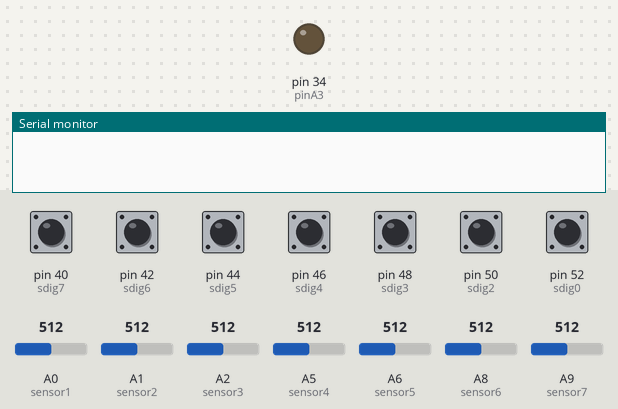
This sketch was run on a simulated Arduino Mega 2560, built with avr-gcc and run on an emulated ATmega2560. Parts: output pins drawn as LEDs (lit = HIGH), the last lines printed to the serial monitor. The inputs (shaded band) are chosen by the test bench; at power-on: pin 40 (sdig7), pin 42 (sdig6), pin 44 (sdig5), pin 46 (sdig4), pin 48 (sdig3), pin 50 (sdig2), pin 52 (sdig0) HIGH, A0 (sensor1) = 512, A1 (sensor2) = 512, A2 (sensor3) = 512, A5 (sensor4) = 512, A6 (sensor5) = 512, A8 (sensor6) = 512, A9 (sensor7) = 512. The RemoteXY app is connected.

Above: at 0.2 s.
At 30.1 s:
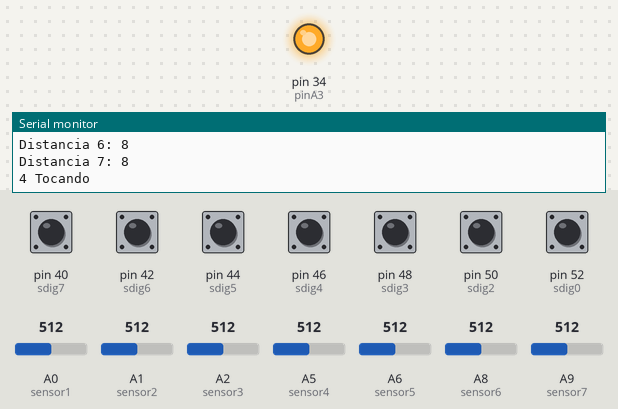
Timing chart, 0 to 35.8 s (numbered marks = the images above):
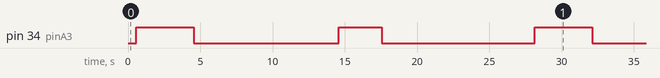

Measured:
- by itself, pin 34 (pinA3): repeats every 27.6 s: LOW 10.0 s, HIGH 3.0 s, LOW 10.6 s, HIGH 4.0 s
- by itself, everything shown: repeats every 27.6 s, in 4 steps

The sketch:

a3mix_v3.ino
```cpp
#define REMOTEXY_MODE__HARDSERIAL

#include <RemoteXY.h>

// RemoteXY connection settings
#define REMOTEXY_SERIAL Serial3
#define REMOTEXY_SERIAL_SPEED 19200


// RemoteXY configurate
#pragma pack(push, 1)
uint8_t RemoteXY_CONF[] =
  { 255,3,0,99,0,162,0,10,28,0,
  1,0,5,21,20,20,136,31,51,0,
  1,0,75,23,19,19,135,31,52,0,
  129,0,26,1,51,13,136,73,110,103,
  101,114,101,110,116,0,129,0,32,59,
  38,4,31,98,121,32,67,104,52,114,
  108,49,51,32,102,111,114,32,83,105,
  122,101,33,0,1,0,81,49,12,12,
  50,31,82,101,115,101,116,0,67,4,
  36,16,28,4,2,26,11,67,4,40,
  28,20,5,2,26,11,67,4,40,34,
  20,5,2,26,11,67,4,40,40,20,
  5,2,26,11,67,4,40,46,20,5,
  2,26,11,67,4,40,22,20,5,2,
  26,11,67,4,40,53,20,5,2,26,
  11,67,4,77,13,20,5,2,26,11,
  67,4,4,12,20,5,2,26,11 };

// this structure defines all the variables and events of your control interface
struct {

    // input variables
  uint8_t player_3; // =1 if button pressed, else =0
  uint8_t player_4; // =1 if button pressed, else =0
  uint8_t resetcounter; // =1 if button pressed, else =0

    // output variables
  char dist1[11];  // string UTF8 end zero
  char dist3[11];  // string UTF8 end zero
  char dist4[11];  // string UTF8 end zero
  char dist5[11];  // string UTF8 end zero
  char dist6[11];  // string UTF8 end zero
  char dist2[11];  // string UTF8 end zero
  char dist7[11];  // string UTF8 end zero
  char contador4[11];  // string UTF8 end zero
  char contador3[11];  // string UTF8 end zero

    // other variable
  uint8_t connect_flag;  // =1 if wire connected, else =0

} RemoteXY;
#pragma pack(pop)
int sensor1 = A0;
int sensor2 = A1;
int sensor3 = A2;
int sensor4 = A5;
int sensor5 = A6;
int sensor6 = A8;
int sensor7 = A9;
int sdig0 = 52;
int sdig2 = 50;
int sdig3 = 48;
int sdig4 = 46;
int sdig5 = 44;
int sdig6 = 42;
int sdig7 = 40;
int pinA3 = 34;
int contador4p = 0;
int contador3p = 0;
float lectura1;
int cm1;
float lectura2;
int cm2;
float lectura3;
int cm3;
float lectura4;
int cm4;
float lectura5;
int cm5;
float lectura6;
int cm6;
float lectura7;
int cm7;
int digital1;
int digital2;
int digital3;
int digital4;
int digital5;
int digital6;
int digital7;
void setup() {
  RemoteXY_Init ();
  Serial.begin(9600);
  // put your setup code here, to run once:
  pinMode(pinA3, OUTPUT);
  pinMode(sdig0, INPUT);
  pinMode(sdig2, INPUT);
  pinMode(sdig3, INPUT);
  pinMode(sdig4, INPUT);
  pinMode(sdig5, INPUT);
  pinMode(sdig6, INPUT);
  pinMode(sdig7, INPUT);
}

void loop() {
  RemoteXY_Handler ();
  delay(500);
  lectura1 = analogRead(sensor1);
  lectura2 = analogRead(sensor2);
  lectura3 = analogRead(sensor3);
  lectura4 = analogRead(sensor4);
  lectura5 = analogRead(sensor5);
  lectura6 = analogRead(sensor6);
  lectura7 = analogRead(sensor7);
  digital1 = digitalRead(sdig0);
  digital2 = digitalRead(sdig2);
  digital3 = digitalRead(sdig3);
  digital4 = digitalRead(sdig4);
  digital5 = digitalRead(sdig5);
  digital6 = digitalRead(sdig6);
  digital7 = digitalRead(sdig7);
  cm1 = pow (3027.4 /lectura1, 1.2134);
  cm2 = pow (3027.4 /lectura2, 1.2134);
  cm3 = pow (3027.4 /lectura3, 1.2134);
  cm4 = pow (3027.4 /lectura4, 1.2134);
  cm5 = pow (3027.4 /lectura5, 1.2134);
  cm6 = pow (3027.4 /lectura6, 1.2134);
  cm7 = pow (3027.4 /lectura7, 1.2134);
  Serial.print("Distancia 1: ");
  Serial.println(cm1);
  Serial.print("Distancia 2: ");
  Serial.println(cm2);
  Serial.print("Distancia 3: ");
  Serial.println(cm3);
  Serial.print("Distancia 4: ");
  Serial.println(cm4);
  Serial.print("Distancia 5: ");
  Serial.println(cm5);
  Serial.print("Distancia 6: ");
  Serial.println(cm6);
  Serial.print("Distancia 7: ");
  Serial.println(cm7);

  if(cm1<=10 && cm2 <=10 && cm3 <= 10 && cm4 <= 10 || digital1 == LOW && digital2 == LOW && digital3 == LOW && digital4 == LOW ){
        Serial.print("4 Tocando");
        digitalWrite(pinA3,HIGH);
        delay(4000);
        digitalWrite(pinA3,LOW);
        delay(10000);
        contador4p = 0;
        Serial.print("Pulso 4J Mandado");
    }else{
      Serial.print("Sensores Digitales 4p sin tocar");
      }
  if( cm5<=10 && cm6 <=10 && cm7 <= 10 || digital5 == LOW && digital6 == LOW && digital7 == LOW ){
        Serial.print("4 Tocando");
        digitalWrite(pinA3,HIGH);
        delay(3000);
        digitalWrite(pinA3,LOW);
        delay(10000);
        contador3p = 0;
        Serial.print("Pulso 3 Jugadores Mandado");
    }else{
      Serial.print("Sensores Digitales 3p sin tocar");
    }
   if (RemoteXY.player_3!=0) {
        digitalWrite(pinA3,HIGH);
        delay(3000);
        digitalWrite(pinA3,LOW);
        delay(1000);
        contador3p = 0;
        Serial.print("Pulso 3 Jugadores Mandado");
  }
  if(RemoteXY.player_3!=0){
    digitalWrite(pinA3,HIGH);
    delay(4000);
    digitalWrite(pinA3,LOW);
    delay(1000);
    contador4p = 0;
    Serial.print("Pulso 4J Mandado");
   }
   if (RemoteXY.resetcounter!=0){
    contador4p = 0;
    contador3p = 0;
   }
  char str1[] = "Distancia 1:";
  sprintf (RemoteXY.dist1, "%s is %d", str1, cm1); // result: "Value is 1234"
  char str2[] = "Distancia 2:";
  sprintf (RemoteXY.dist2, "%s is %d", str2, cm2); // result: "Value is 1234"
  char str3[] = "Distancia 3:";
  sprintf (RemoteXY.dist3, "%s is %d", str3, cm3); // result: "Value is 1234"
  char str4[] = "Distancia 4:";
  sprintf (RemoteXY.dist4, "%s is %d", str4, cm4); // result: "Value is 1234"
  char str5[] = "Distancia 5:";
  sprintf (RemoteXY.dist5, "%s is %d", str5, cm5); // result: "Value is 1234"
  char str6[] = "Distancia 6:";
  sprintf (RemoteXY.dist6, "%s is %d", str6, cm6); // result: "Value is 1234"
  char str7[] = "Distancia 7:";
  sprintf (RemoteXY.dist7, "%s is %d", str7, cm7); // result: "Value is 1234"
  // put your main code here, to run repeatedly:
  char str8[] = "Contador 3:";
  sprintf (RemoteXY.contador3, "%s is %d", str8, contador3p); // result: "Value is 1234"
  char str9[] = "Contador 4:";
  sprintf (RemoteXY.contador4, "%s is %d", str9, contador4p); // result: "Value is 1234"
}
```
